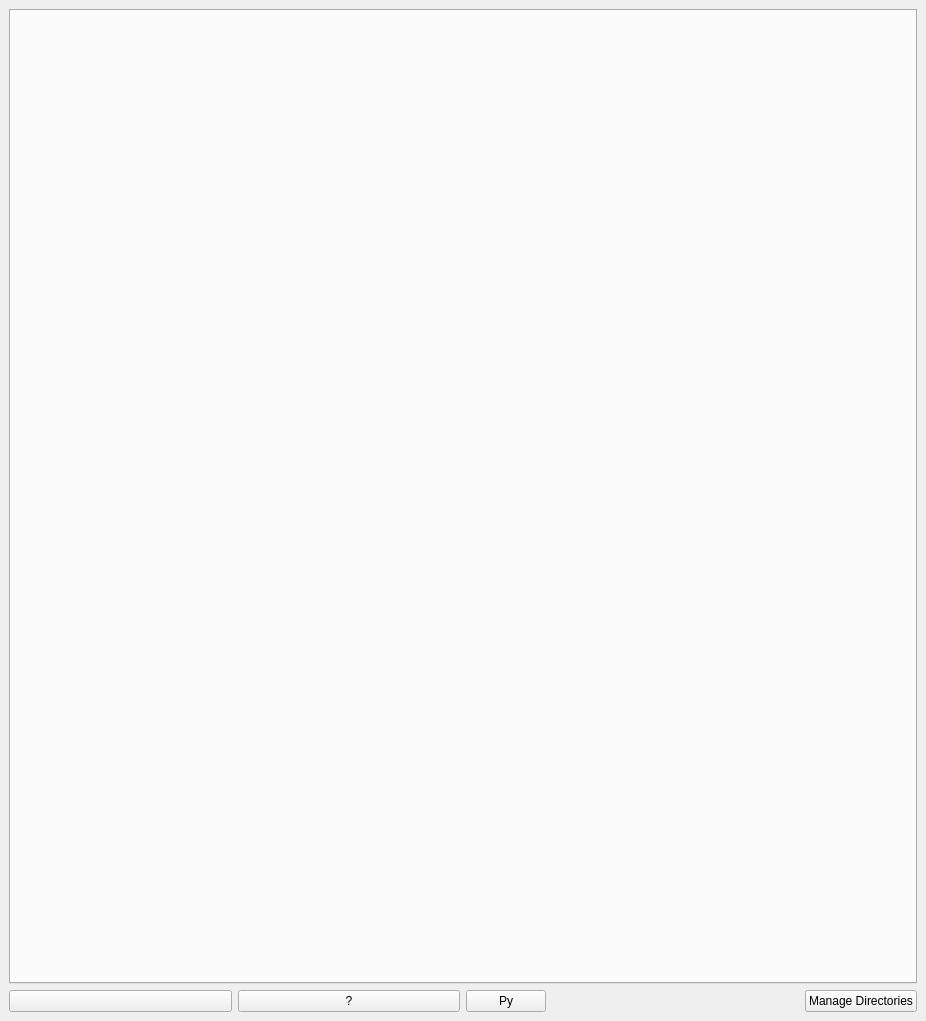
<?xml version="1.0" encoding="UTF-8"?>
<ui version="4.0">
 <class>InelasticDataManipulation</class>
 <widget class="QMainWindow" name="InelasticDataManipulation">
  <property name="geometry">
   <rect>
    <x>0</x>
    <y>0</y>
    <width>926</width>
    <height>1021</height>
   </rect>
  </property>
  <property name="windowTitle">
   <string>Indirect Data Reduction</string>
  </property>
  <widget class="QWidget" name="centralwidget">
   <layout class="QVBoxLayout" name="verticalLayout_20">
    <property name="topMargin">
     <number>9</number>
    </property>
    <item>
     <widget class="QTabWidget" name="twIDRTabs">
      <property name="sizePolicy">
       <sizepolicy hsizetype="Expanding" vsizetype="MinimumExpanding">
        <horstretch>0</horstretch>
        <verstretch>0</verstretch>
       </sizepolicy>
      </property>
      <property name="minimumSize">
       <size>
        <width>0</width>
        <height>0</height>
       </size>
      </property>
      <property name="currentIndex">
       <number>-1</number>
      </property>
      <property name="iconSize">
       <size>
        <width>14</width>
        <height>14</height>
       </size>
      </property>
     </widget>
    </item>
    <item>
     <layout class="QHBoxLayout" name="horizontalLayout_6">
      <item>
       <widget class="QPushButton" name="pbSettings">
        <property name="maximumSize">
         <size>
          <width>16777215</width>
          <height>16777215</height>
         </size>
        </property>
        <property name="text">
         <string/>
        </property>
       </widget>
      </item>
      <item>
       <widget class="QPushButton" name="pbHelp">
        <property name="sizePolicy">
         <sizepolicy hsizetype="Minimum" vsizetype="Fixed">
          <horstretch>0</horstretch>
          <verstretch>0</verstretch>
         </sizepolicy>
        </property>
        <property name="maximumSize">
         <size>
          <width>16777215</width>
          <height>16777215</height>
         </size>
        </property>
        <property name="toolTip">
         <string>Open interface help page in your web browser.</string>
        </property>
        <property name="text">
         <string>?</string>
        </property>
       </widget>
      </item>
      <item alignment="Qt::AlignLeft">
       <widget class="QPushButton" name="pbPythonExport">
        <property name="sizePolicy">
         <sizepolicy hsizetype="Minimum" vsizetype="Fixed">
          <horstretch>0</horstretch>
          <verstretch>0</verstretch>
         </sizepolicy>
        </property>
        <property name="maximumSize">
         <size>
          <width>16777215</width>
          <height>16777215</height>
         </size>
        </property>
        <property name="toolTip">
         <string>Export a Python script for the algorithms run on this tab.</string>
        </property>
        <property name="text">
         <string>Py</string>
        </property>
       </widget>
      </item>
      <item alignment="Qt::AlignRight|Qt::AlignVCenter">
       <widget class="QPushButton" name="pbManageDirectories">
        <property name="sizePolicy">
         <sizepolicy hsizetype="Preferred" vsizetype="Fixed">
          <horstretch>0</horstretch>
          <verstretch>0</verstretch>
         </sizepolicy>
        </property>
        <property name="text">
         <string>Manage Directories</string>
        </property>
       </widget>
      </item>
     </layout>
    </item>
   </layout>
  </widget>
 </widget>
 <tabstops>
  <tabstop>twIDRTabs</tabstop>
  <tabstop>pbHelp</tabstop>
  <tabstop>pbPythonExport</tabstop>
  <tabstop>pbManageDirectories</tabstop>
 </tabstops>
 <resources>
  <include location="../../../MantidPlot/icons/icons.qrc"/>
 </resources>
 <connections/>
</ui>
